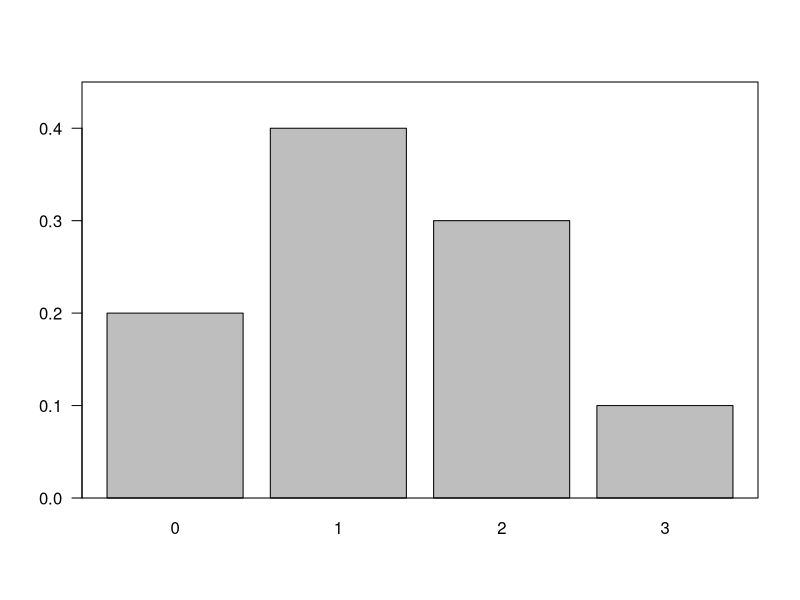
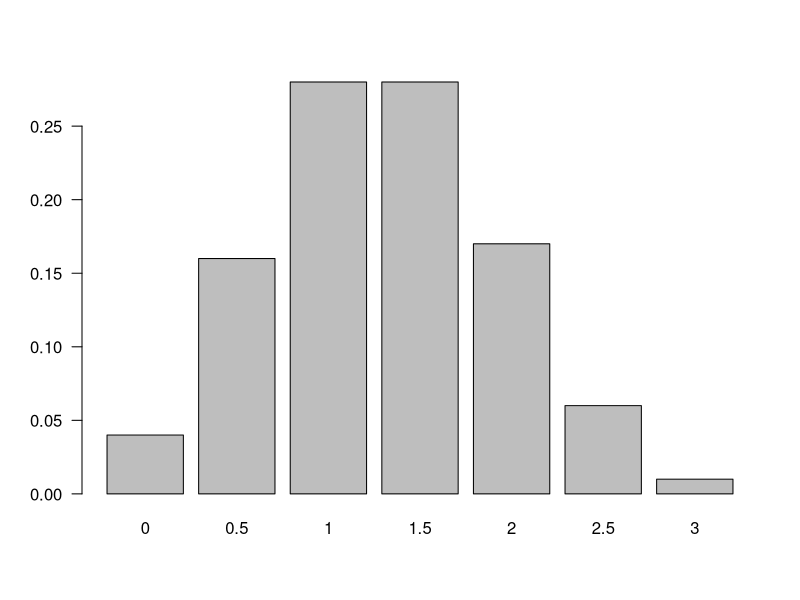

R code for these plots, in order:
## ---- chunk 1
options(htmltools.dir.version = FALSE)
knitr::opts_chunk$set(echo=TRUE, message = FALSE, warning = FALSE, comment = "#>", fig.align = "center")
options(dplyr.print_min = 5, dplyr.print_max = 5)
## ---- chunk 2
knitr::include_graphics("https://raw.githubusercontent.com/arpanosso/estatinfo/master/slides/img/amostra_1.png")
## ---- chunk 3
x<-0:3
px<-c(.2, .4, .3, .1)
barplot(px, names=x,las=1,
        ylim = c(0,.45))
box()
## ---- chunk 4
xb<-c(0,.5,1,1.5,2,2.5,3)
pxb<-c(.04, .16, .28, .28, .17, .06, .01)
barplot(pxb, names=xb,las=1)
## ---- chunk 5
knitr::include_graphics("https://raw.githubusercontent.com/arpanosso/estatinfo/master/slides/img/amostra_2.png")
## ---- chunk 6
knitr::include_graphics("https://raw.githubusercontent.com/arpanosso/estatinfo/master/slides/img/hist_8.png")
